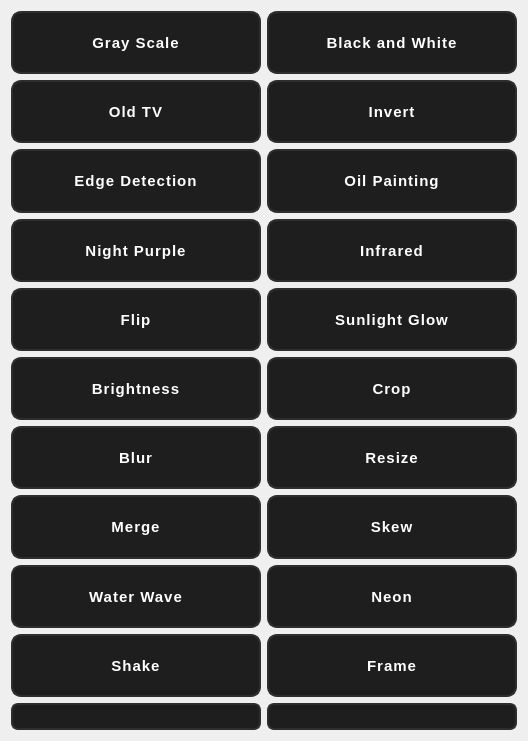
   <widget class="QWidget" name="layoutWidget">
    <property name="geometry">
     <rect>
      <x>10</x>
      <y>10</y>
      <width>528</width>
      <height>741</height>
     </rect>
    </property>
    <layout class="QGridLayout" name="gridLayout">
     <item row="3" column="1">
      <widget class="QPushButton" name="infraredButton">
       <property name="sizePolicy">
        <sizepolicy hsizetype="Preferred" vsizetype="Preferred">
         <horstretch>0</horstretch>
         <verstretch>0</verstretch>
        </sizepolicy>
       </property>
       <property name="styleSheet">
        <string notr="true">QPushButton {
    background-color: #1E1E1E;
    color: white;
    border: 2px solid #2E2E2E;
    border-radius: 10px;
    padding: 8px 16px;
    font-size: 15px;
    font-weight: bold;
    letter-spacing: 1px;
}

QPushButton:hover {
    background-color: #2C2C2C;
    border: 2px solid #00FFFF;
    color: #00FFFF;
}

QPushButton:pressed {
    background-color: #111;
    border: 2px solid #008B8B;
    color: #008B8B;
}

QPushButton:disabled {
    background-color: #1E1E1E;
    border: 2px solid #2E2E2E;
    color: #555;
}
</string>
       </property>
       <property name="text">
        <string>Infrared</string>
       </property>
       <property name="icon">
        <iconset resource="resources.qrc">
         <normaloff>:/icons/icons/infrared.png</normaloff>:/icons/icons/infrared.png</iconset>
       </property>
       <property name="iconSize">
        <size>
         <width>32</width>
         <height>32</height>
        </size>
       </property>
      </widget>
     </item>
     <item row="11" column="0">
      <widget class="QPushButton" name="waveButton">
       <property name="sizePolicy">
        <sizepolicy hsizetype="Preferred" vsizetype="Preferred">
         <horstretch>0</horstretch>
         <verstretch>0</verstretch>
        </sizepolicy>
       </property>
       <property name="styleSheet">
        <string notr="true">QPushButton {
    background-color: #1E1E1E;
    color: white;
    border: 2px solid #2E2E2E;
    border-radius: 10px;
    padding: 8px 16px;
    font-size: 15px;
    font-weight: bold;
    letter-spacing: 1px;
}

QPushButton:hover {
    background-color: #2C2C2C;
    border: 2px solid #00FFFF;
    color: #00FFFF;
}

QPushButton:pressed {
    background-color: #111;
    border: 2px solid #008B8B;
    color: #008B8B;
}

QPushButton:disabled {
    background-color: #1E1E1E;
    border: 2px solid #2E2E2E;
    color: #555;
}
</string>
       </property>
       <property name="text">
        <string>Water Wave</string>
       </property>
       <property name="icon">
        <iconset resource="resources.qrc">
         <normaloff>:/icons/icons/water wave.png</normaloff>:/icons/icons/water wave.png</iconset>
       </property>
       <property name="iconSize">
        <size>
         <width>32</width>
         <height>32</height>
        </size>
       </property>
      </widget>
     </item>
     <item row="9" column="0">
      <widget class="QPushButton" name="blurButton">
       <property name="sizePolicy">
        <sizepolicy hsizetype="Preferred" vsizetype="Preferred">
         <horstretch>0</horstretch>
         <verstretch>0</verstretch>
        </sizepolicy>
       </property>
       <property name="styleSheet">
        <string notr="true">QPushButton {
    background-color: #1E1E1E;
    color: white;
    border: 2px solid #2E2E2E;
    border-radius: 10px;
    padding: 8px 16px;
    font-size: 15px;
    font-weight: bold;
    letter-spacing: 1px;
}

QPushButton:hover {
    background-color: #2C2C2C;
    border: 2px solid #00FFFF;
    color: #00FFFF;
}

QPushButton:pressed {
    background-color: #111;
    border: 2px solid #008B8B;
    color: #008B8B;
}

QPushButton:disabled {
    background-color: #1E1E1E;
    border: 2px solid #2E2E2E;
    color: #555;
}
</string>
       </property>
       <property name="text">
        <string>Blur</string>
       </property>
       <property name="icon">
        <iconset resource="resources.qrc">
         <normaloff>:/icons/icons/blur.png</normaloff>:/icons/icons/blur.png</iconset>
       </property>
       <property name="iconSize">
        <size>
         <width>32</width>
         <height>32</height>
        </size>
       </property>
      </widget>
     </item>
     <item row="11" column="1">
      <widget class="QPushButton" name="neonButton">
       <property name="sizePolicy">
        <sizepolicy hsizetype="Preferred" vsizetype="Preferred">
         <horstretch>0</horstretch>
         <verstretch>0</verstretch>
        </sizepolicy>
       </property>
       <property name="styleSheet">
        <string notr="true">QPushButton {
    background-color: #1E1E1E;
    color: white;
    border: 2px solid #2E2E2E;
    border-radius: 10px;
    padding: 8px 16px;
    font-size: 15px;
    font-weight: bold;
    letter-spacing: 1px;
}

QPushButton:hover {
    background-color: #2C2C2C;
    border: 2px solid #00FFFF;
    color: #00FFFF;
}

QPushButton:pressed {
    background-color: #111;
    border: 2px solid #008B8B;
    color: #008B8B;
}

QPushButton:disabled {
    background-color: #1E1E1E;
    border: 2px solid #2E2E2E;
    color: #555;
}
</string>
       </property>
       <property name="text">
        <string>Neon</string>
       </property>
       <property name="icon">
        <iconset resource="resources.qrc">
         <normaloff>:/icons/icons/neon.png</normaloff>:/icons/icons/neon.png</iconset>
       </property>
       <property name="iconSize">
        <size>
         <width>32</width>
         <height>32</height>
        </size>
       </property>
      </widget>
     </item>
     <item row="0" column="1">
      <widget class="QPushButton" name="blackwhitebutton">
       <property name="sizePolicy">
        <sizepolicy hsizetype="Preferred" vsizetype="Preferred">
         <horstretch>0</horstretch>
         <verstretch>0</verstretch>
        </sizepolicy>
       </property>
       <property name="styleSheet">
        <string notr="true">QPushButton {
    background-color: #1E1E1E;
    color: white;
    border: 2px solid #2E2E2E;
    border-radius: 10px;
    padding: 8px 16px;
    font-size: 15px;
    font-weight: bold;
    letter-spacing: 1px;
}

QPushButton:hover {
    background-color: #2C2C2C;
    border: 2px solid #00FFFF;
    color: #00FFFF;
}

QPushButton:pressed {
    background-color: #111;
    border: 2px solid #008B8B;
    color: #008B8B;
}

QPushButton:disabled {
    background-color: #1E1E1E;
    border: 2px solid #2E2E2E;
    color: #555;
}
</string>
       </property>
       <property name="text">
        <string>Black and White</string>
       </property>
       <property name="icon">
        <iconset resource="resources.qrc">
         <normaloff>:/icons/icons/blackandwhite.png</normaloff>:/icons/icons/blackandwhite.png</iconset>
       </property>
       <property name="iconSize">
        <size>
         <width>32</width>
         <height>32</height>
        </size>
       </property>
      </widget>
     </item>
     <item row="10" column="1">
      <widget class="QPushButton" name="skewButton">
       <property name="sizePolicy">
        <sizepolicy hsizetype="Preferred" vsizetype="Preferred">
         <horstretch>0</horstretch>
         <verstretch>0</verstretch>
        </sizepolicy>
       </property>
       <property name="styleSheet">
        <string notr="true">QPushButton {
    background-color: #1E1E1E;
    color: white;
    border: 2px solid #2E2E2E;
    border-radius: 10px;
    padding: 8px 16px;
    font-size: 15px;
    font-weight: bold;
    letter-spacing: 1px;
}

QPushButton:hover {
    background-color: #2C2C2C;
    border: 2px solid #00FFFF;
    color: #00FFFF;
}

QPushButton:pressed {
    background-color: #111;
    border: 2px solid #008B8B;
    color: #008B8B;
}

QPushButton:disabled {
    background-color: #1E1E1E;
    border: 2px solid #2E2E2E;
    color: #555;
}
</string>
       </property>
       <property name="text">
        <string>Skew</string>
       </property>
       <property name="icon">
        <iconset resource="resources.qrc">
         <normaloff>:/icons/icons/skew.png</normaloff>:/icons/icons/skew.png</iconset>
       </property>
       <property name="iconSize">
        <size>
         <width>32</width>
         <height>32</height>
        </size>
       </property>
      </widget>
     </item>
     <item row="2" column="0">
      <widget class="QPushButton" name="edgesButton">
       <property name="sizePolicy">
        <sizepolicy hsizetype="Preferred" vsizetype="Preferred">
         <horstretch>0</horstretch>
         <verstretch>0</verstretch>
        </sizepolicy>
       </property>
       <property name="styleSheet">
        <string notr="true">QPushButton {
    background-color: #1E1E1E;
    color: white;
    border: 2px solid #2E2E2E;
    border-radius: 10px;
    padding: 8px 16px;
    font-size: 15px;
    font-weight: bold;
    letter-spacing: 1px;
}

QPushButton:hover {
    background-color: #2C2C2C;
    border: 2px solid #00FFFF;
    color: #00FFFF;
}

QPushButton:pressed {
    background-color: #111;
    border: 2px solid #008B8B;
    color: #008B8B;
}

QPushButton:disabled {
    background-color: #1E1E1E;
    border: 2px solid #2E2E2E;
    color: #555;
}
</string>
       </property>
       <property name="text">
        <string>Edge Detection</string>
       </property>
       <property name="icon">
        <iconset resource="resources.qrc">
         <normaloff>:/icons/icons/edgedetection.png</normaloff>:/icons/icons/edgedetection.png</iconset>
       </property>
       <property name="iconSize">
        <size>
         <width>32</width>
         <height>32</height>
        </size>
       </property>
      </widget>
     </item>
     <item row="17" column="0">
      <widget class="QPushButton" name="redoButton">
       <property name="styleSheet">
        <string notr="true">QPushButton {
    background-color: #1E1E1E;
    color: white;
    border: 1.5px solid #2E2E2E;
    border-radius: 7px;
    padding: 4px 10px;
    font-size: 13px;
    font-weight: bold;
    letter-spacing: 0.5px;
}

QPushButton:hover {
    background-color: #2C2C2C;
    border: 1.5px solid #00FFFF;
    color: #00FFFF;
}

QPushButton:pressed {
    background-color: #111;
    border: 1.5px solid #008B8B;
    color: #008B8B;
}

QPushButton:disabled {
    background-color: #1E1E1E;
    border: 1.5px solid #2E2E2E;
    color: #555;
}
</string>
       </property>
       <property name="text">
        <string/>
       </property>
       <property name="icon">
        <iconset resource="resources.qrc">
         <normaloff>:/icons/icons/redo.png</normaloff>:/icons/icons/redo.png</iconset>
       </property>
      </widget>
     </item>
     <item row="8" column="1">
      <widget class="QPushButton" name="cropButton">
       <property name="sizePolicy">
        <sizepolicy hsizetype="Preferred" vsizetype="Preferred">
         <horstretch>0</horstretch>
         <verstretch>0</verstretch>
        </sizepolicy>
       </property>
       <property name="styleSheet">
        <string notr="true">QPushButton {
    background-color: #1E1E1E;
    color: white;
    border: 2px solid #2E2E2E;
    border-radius: 10px;
    padding: 8px 16px;
    font-size: 15px;
    font-weight: bold;
    letter-spacing: 1px;
}

QPushButton:hover {
    background-color: #2C2C2C;
    border: 2px solid #00FFFF;
    color: #00FFFF;
}

QPushButton:pressed {
    background-color: #111;
    border: 2px solid #008B8B;
    color: #008B8B;
}

QPushButton:disabled {
    background-color: #1E1E1E;
    border: 2px solid #2E2E2E;
    color: #555;
}
</string>
       </property>
       <property name="text">
        <string>Crop</string>
       </property>
       <property name="icon">
        <iconset resource="resources.qrc">
         <normaloff>:/icons/icons/crop.png</normaloff>:/icons/icons/crop.png</iconset>
       </property>
       <property name="iconSize">
        <size>
         <width>32</width>
         <height>32</height>
        </size>
       </property>
      </widget>
     </item>
     <item row="0" column="0">
      <widget class="QPushButton" name="grayButton">
       <property name="sizePolicy">
        <sizepolicy hsizetype="Preferred" vsizetype="Preferred">
         <horstretch>0</horstretch>
         <verstretch>0</verstretch>
        </sizepolicy>
       </property>
       <property name="styleSheet">
        <string notr="true">QPushButton {
    background-color: #1E1E1E;
    color: white;
    border: 2px solid #2E2E2E;
    border-radius: 10px;
    padding: 8px 16px;
    font-size: 15px;
    font-weight: bold;
    letter-spacing: 1px;
}

QPushButton:hover {
    background-color: #2C2C2C;
    border: 2px solid #00FFFF;
    color: #00FFFF;
}

QPushButton:pressed {
    background-color: #111;
    border: 2px solid #008B8B;
    color: #008B8B;
}

QPushButton:disabled {
    background-color: #1E1E1E;
    border: 2px solid #2E2E2E;
    color: #555;
}
</string>
       </property>
       <property name="text">
        <string>Gray Scale</string>
       </property>
       <property name="icon">
        <iconset resource="resources.qrc">
         <normaloff>:/icons/icons/grayscale.png</normaloff>:/icons/icons/grayscale.png</iconset>
       </property>
       <property name="iconSize">
        <size>
         <width>32</width>
         <height>32</height>
        </size>
       </property>
      </widget>
     </item>
     <item row="7" column="0">
      <widget class="QPushButton" name="flipButton">
       <property name="sizePolicy">
        <sizepolicy hsizetype="Preferred" vsizetype="Preferred">
         <horstretch>0</horstretch>
         <verstretch>0</verstretch>
        </sizepolicy>
       </property>
       <property name="styleSheet">
        <string notr="true">QPushButton {
    background-color: #1E1E1E;
    color: white;
    border: 2px solid #2E2E2E;
    border-radius: 10px;
    padding: 8px 16px;
    font-size: 15px;
    font-weight: bold;
    letter-spacing: 1px;
}

QPushButton:hover {
    background-color: #2C2C2C;
    border: 2px solid #00FFFF;
    color: #00FFFF;
}

QPushButton:pressed {
    background-color: #111;
    border: 2px solid #008B8B;
    color: #008B8B;
}

QPushButton:disabled {
    background-color: #1E1E1E;
    border: 2px solid #2E2E2E;
    color: #555;
}
</string>
       </property>
       <property name="text">
        <string>Flip</string>
       </property>
       <property name="icon">
        <iconset resource="resources.qrc">
         <normaloff>:/icons/icons/flip.png</normaloff>:/icons/icons/flip.png</iconset>
       </property>
       <property name="iconSize">
        <size>
         <width>32</width>
         <height>32</height>
        </size>
       </property>
      </widget>
     </item>
     <item row="17" column="1">
      <widget class="QPushButton" name="undoButton">
       <property name="styleSheet">
        <string notr="true">QPushButton {
    background-color: #1E1E1E;
    color: white;
    border: 1.5px solid #2E2E2E;
    border-radius: 7px;
    padding: 4px 10px;
    font-size: 13px;
    font-weight: bold;
    letter-spacing: 0.5px;
}

QPushButton:hover {
    background-color: #2C2C2C;
    border: 1.5px solid #00FFFF;
    color: #00FFFF;
}

QPushButton:pressed {
    background-color: #111;
    border: 1.5px solid #008B8B;
    color: #008B8B;
}

QPushButton:disabled {
    background-color: #1E1E1E;
    border: 1.5px solid #2E2E2E;
    color: #555;
}
</string>
       </property>
       <property name="text">
        <string/>
       </property>
       <property name="icon">
        <iconset resource="resources.qrc">
         <normaloff>:/icons/icons/undo.png</normaloff>:/icons/icons/undo.png</iconset>
       </property>
      </widget>
     </item>
     <item row="1" column="1">
      <widget class="QPushButton" name="invertbutton">
       <property name="sizePolicy">
        <sizepolicy hsizetype="Preferred" vsizetype="Preferred">
         <horstretch>0</horstretch>
         <verstretch>0</verstretch>
        </sizepolicy>
       </property>
       <property name="styleSheet">
        <string notr="true">QPushButton {
    background-color: #1E1E1E;
    color: white;
    border: 2px solid #2E2E2E;
    border-radius: 10px;
    padding: 8px 16px;
    font-size: 15px;
    font-weight: bold;
    letter-spacing: 1px;
}

QPushButton:hover {
    background-color: #2C2C2C;
    border: 2px solid #00FFFF;
    color: #00FFFF;
}

QPushButton:pressed {
    background-color: #111;
    border: 2px solid #008B8B;
    color: #008B8B;
}

QPushButton:disabled {
    background-color: #1E1E1E;
    border: 2px solid #2E2E2E;
    color: #555;
}
</string>
       </property>
       <property name="text">
        <string>Invert</string>
       </property>
       <property name="icon">
        <iconset resource="resources.qrc">
         <normaloff>:/icons/icons/invert.png</normaloff>:/icons/icons/invert.png</iconset>
       </property>
       <property name="iconSize">
        <size>
         <width>32</width>
         <height>32</height>
        </size>
       </property>
      </widget>
     </item>
     <item row="3" column="0">
      <widget class="QPushButton" name="purpleButton">
       <property name="sizePolicy">
        <sizepolicy hsizetype="Preferred" vsizetype="Preferred">
         <horstretch>0</horstretch>
         <verstretch>0</verstretch>
        </sizepolicy>
       </property>
       <property name="styleSheet">
        <string notr="true">QPushButton {
    background-color: #1E1E1E;
    color: white;
    border: 2px solid #2E2E2E;
    border-radius: 10px;
    padding: 8px 16px;
    font-size: 15px;
    font-weight: bold;
    letter-spacing: 1px;
}

QPushButton:hover {
    background-color: #2C2C2C;
    border: 2px solid #00FFFF;
    color: #00FFFF;
}

QPushButton:pressed {
    background-color: #111;
    border: 2px solid #008B8B;
    color: #008B8B;
}

QPushButton:disabled {
    background-color: #1E1E1E;
    border: 2px solid #2E2E2E;
    color: #555;
}
</string>
       </property>
       <property name="text">
        <string>Night Purple</string>
       </property>
       <property name="icon">
        <iconset resource="resources.qrc">
         <normaloff>:/icons/icons/nightpurple-white.png</normaloff>:/icons/icons/nightpurple-white.png</iconset>
       </property>
       <property name="iconSize">
        <size>
         <width>32</width>
         <height>32</height>
        </size>
       </property>
      </widget>
     </item>
     <item row="7" column="1">
      <widget class="QPushButton" name="sunlightButton">
       <property name="sizePolicy">
        <sizepolicy hsizetype="Preferred" vsizetype="Preferred">
         <horstretch>0</horstretch>
         <verstretch>0</verstretch>
        </sizepolicy>
       </property>
       <property name="styleSheet">
        <string notr="true">QPushButton {
    background-color: #1E1E1E;
    color: white;
    border: 2px solid #2E2E2E;
    border-radius: 10px;
    padding: 8px 16px;
    font-size: 15px;
    font-weight: bold;
    letter-spacing: 1px;
}

QPushButton:hover {
    background-color: #2C2C2C;
    border: 2px solid #00FFFF;
    color: #00FFFF;
}

QPushButton:pressed {
    background-color: #111;
    border: 2px solid #008B8B;
    color: #008B8B;
}

QPushButton:disabled {
    background-color: #1E1E1E;
    border: 2px solid #2E2E2E;
    color: #555;
}
</string>
       </property>
       <property name="text">
        <string>Sunlight Glow</string>
       </property>
       <property name="icon">
        <iconset resource="resources.qrc">
         <normaloff>:/icons/icons/sunlight glow.png</normaloff>:/icons/icons/sunlight glow.png</iconset>
       </property>
       <property name="iconSize">
        <size>
         <width>32</width>
         <height>32</height>
        </size>
       </property>
      </widget>
     </item>
     <item row="9" column="1">
      <widget class="QPushButton" name="resizeButton">
       <property name="sizePolicy">
        <sizepolicy hsizetype="Preferred" vsizetype="Preferred">
         <horstretch>0</horstretch>
         <verstretch>0</verstretch>
        </sizepolicy>
       </property>
       <property name="styleSheet">
        <string notr="true">QPushButton {
    background-color: #1E1E1E;
    color: white;
    border: 2px solid #2E2E2E;
    border-radius: 10px;
    padding: 8px 16px;
    font-size: 15px;
    font-weight: bold;
    letter-spacing: 1px;
}

QPushButton:hover {
    background-color: #2C2C2C;
    border: 2px solid #00FFFF;
    color: #00FFFF;
}

QPushButton:pressed {
    background-color: #111;
    border: 2px solid #008B8B;
    color: #008B8B;
}

QPushButton:disabled {
    background-color: #1E1E1E;
    border: 2px solid #2E2E2E;
    color: #555;
}
</string>
       </property>
       <property name="text">
        <string>Resize</string>
       </property>
       <property name="icon">
        <iconset resource="resources.qrc">
         <normaloff>:/icons/icons/resize.png</normaloff>:/icons/icons/resize.png</iconset>
       </property>
       <property name="iconSize">
        <size>
         <width>32</width>
         <height>32</height>
        </size>
       </property>
      </widget>
     </item>
     <item row="8" column="0">
      <widget class="QPushButton" name="brightnessButton">
       <property name="sizePolicy">
        <sizepolicy hsizetype="Preferred" vsizetype="Preferred">
         <horstretch>0</horstretch>
         <verstretch>0</verstretch>
        </sizepolicy>
       </property>
       <property name="styleSheet">
        <string notr="true">QPushButton {
    background-color: #1E1E1E;
    color: white;
    border: 2px solid #2E2E2E;
    border-radius: 10px;
    padding: 8px 16px;
    font-size: 15px;
    font-weight: bold;
    letter-spacing: 1px;
}

QPushButton:hover {
    background-color: #2C2C2C;
    border: 2px solid #00FFFF;
    color: #00FFFF;
}

QPushButton:pressed {
    background-color: #111;
    border: 2px solid #008B8B;
    color: #008B8B;
}

QPushButton:disabled {
    background-color: #1E1E1E;
    border: 2px solid #2E2E2E;
    color: #555;
}
</string>
       </property>
       <property name="text">
        <string>Brightness</string>
       </property>
       <property name="icon">
        <iconset resource="resources.qrc">
         <normaloff>:/icons/icons/brightness.png</normaloff>:/icons/icons/brightness.png</iconset>
       </property>
       <property name="iconSize">
        <size>
         <width>32</width>
         <height>32</height>
        </size>
       </property>
      </widget>
     </item>
     <item row="2" column="1">
      <widget class="QPushButton" name="oilpaintButton">
       <property name="sizePolicy">
        <sizepolicy hsizetype="Preferred" vsizetype="Preferred">
         <horstretch>0</horstretch>
         <verstretch>0</verstretch>
        </sizepolicy>
       </property>
       <property name="styleSheet">
        <string notr="true">QPushButton {
    background-color: #1E1E1E;
    color: white;
    border: 2px solid #2E2E2E;
    border-radius: 10px;
    padding: 8px 16px;
    font-size: 15px;
    font-weight: bold;
    letter-spacing: 1px;
}

QPushButton:hover {
    background-color: #2C2C2C;
    border: 2px solid #00FFFF;
    color: #00FFFF;
}

QPushButton:pressed {
    background-color: #111;
    border: 2px solid #008B8B;
    color: #008B8B;
}

QPushButton:disabled {
    background-color: #1E1E1E;
    border: 2px solid #2E2E2E;
    color: #555;
}
</string>
       </property>
       <property name="text">
        <string>Oil Painting</string>
       </property>
       <property name="icon">
        <iconset resource="resources.qrc">
         <normaloff>:/icons/icons/oilpaining.png</normaloff>:/icons/icons/oilpaining.png</iconset>
       </property>
       <property name="iconSize">
        <size>
         <width>32</width>
         <height>32</height>
        </size>
       </property>
      </widget>
     </item>
     <item row="10" column="0">
      <widget class="QPushButton" name="mergeButton">
       <property name="sizePolicy">
        <sizepolicy hsizetype="Preferred" vsizetype="Preferred">
         <horstretch>0</horstretch>
         <verstretch>0</verstretch>
        </sizepolicy>
       </property>
       <property name="styleSheet">
        <string notr="true">QPushButton {
    background-color: #1E1E1E;
    color: white;
    border: 2px solid #2E2E2E;
    border-radius: 10px;
    padding: 8px 16px;
    font-size: 15px;
    font-weight: bold;
    letter-spacing: 1px;
}

QPushButton:hover {
    background-color: #2C2C2C;
    border: 2px solid #00FFFF;
    color: #00FFFF;
}

QPushButton:pressed {
    background-color: #111;
    border: 2px solid #008B8B;
    color: #008B8B;
}

QPushButton:disabled {
    background-color: #1E1E1E;
    border: 2px solid #2E2E2E;
    color: #555;
}
</string>
       </property>
       <property name="text">
        <string>Merge</string>
       </property>
       <property name="icon">
        <iconset resource="resources.qrc">
         <normaloff>:/icons/icons/merge.png</normaloff>:/icons/icons/merge.png</iconset>
       </property>
       <property name="iconSize">
        <size>
         <width>32</width>
         <height>32</height>
        </size>
       </property>
      </widget>
     </item>
     <item row="1" column="0">
      <widget class="QPushButton" name="oldtvbutton">
       <property name="sizePolicy">
        <sizepolicy hsizetype="Preferred" vsizetype="Preferred">
         <horstretch>0</horstretch>
         <verstretch>0</verstretch>
        </sizepolicy>
       </property>
       <property name="styleSheet">
        <string notr="true">QPushButton {
    background-color: #1E1E1E;
    color: white;
    border: 2px solid #2E2E2E;
    border-radius: 10px;
    padding: 8px 16px;
    font-size: 15px;
    font-weight: bold;
    letter-spacing: 1px;
}

QPushButton:hover {
    background-color: #2C2C2C;
    border: 2px solid #00FFFF;
    color: #00FFFF;
}

QPushButton:pressed {
    background-color: #111;
    border: 2px solid #008B8B;
    color: #008B8B;
}

QPushButton:disabled {
    background-color: #1E1E1E;
    border: 2px solid #2E2E2E;
    color: #555;
}
</string>
       </property>
       <property name="text">
        <string>Old TV</string>
       </property>
       <property name="icon">
        <iconset resource="resources.qrc">
         <normaloff>:/icons/icons/OldTV.png</normaloff>:/icons/icons/OldTV.png</iconset>
       </property>
       <property name="iconSize">
        <size>
         <width>32</width>
         <height>32</height>
        </size>
       </property>
      </widget>
     </item>
     <item row="12" column="1">
      <widget class="QPushButton" name="frameButton">
       <property name="sizePolicy">
        <sizepolicy hsizetype="Preferred" vsizetype="Preferred">
         <horstretch>0</horstretch>
         <verstretch>0</verstretch>
        </sizepolicy>
       </property>
       <property name="styleSheet">
        <string notr="true">QPushButton {
    background-color: #1E1E1E;
    color: white;
    border: 2px solid #2E2E2E;
    border-radius: 10px;
    padding: 8px 16px;
    font-size: 15px;
    font-weight: bold;
    letter-spacing: 1px;
}

QPushButton:hover {
    background-color: #2C2C2C;
    border: 2px solid #00FFFF;
    color: #00FFFF;
}

QPushButton:pressed {
    background-color: #111;
    border: 2px solid #008B8B;
    color: #008B8B;
}

QPushButton:disabled {
    background-color: #1E1E1E;
    border: 2px solid #2E2E2E;
    color: #555;
}
</string>
       </property>
       <property name="text">
        <string>Frame</string>
       </property>
       <property name="icon">
        <iconset resource="resources.qrc">
         <normaloff>:/icons/icons/frame.png</normaloff>:/icons/icons/frame.png</iconset>
       </property>
       <property name="iconSize">
        <size>
         <width>32</width>
         <height>32</height>
        </size>
       </property>
      </widget>
     </item>
     <item row="12" column="0">
      <widget class="QPushButton" name="shakeButton">
       <property name="sizePolicy">
        <sizepolicy hsizetype="Preferred" vsizetype="Preferred">
         <horstretch>0</horstretch>
         <verstretch>0</verstretch>
        </sizepolicy>
       </property>
       <property name="styleSheet">
        <string notr="true">QPushButton {
    background-color: #1E1E1E;
    color: white;
    border: 2px solid #2E2E2E;
    border-radius: 10px;
    padding: 8px 16px;
    font-size: 15px;
    font-weight: bold;
    letter-spacing: 1px;
}

QPushButton:hover {
    background-color: #2C2C2C;
    border: 2px solid #00FFFF;
    color: #00FFFF;
}

QPushButton:pressed {
    background-color: #111;
    border: 2px solid #008B8B;
    color: #008B8B;
}

QPushButton:disabled {
    background-color: #1E1E1E;
    border: 2px solid #2E2E2E;
    color: #555;
}
</string>
       </property>
       <property name="text">
        <string>Shake</string>
       </property>
       <property name="icon">
        <iconset resource="resources.qrc">
         <normaloff>:/icons/icons/shake.png</normaloff>:/icons/icons/shake.png</iconset>
       </property>
       <property name="iconSize">
        <size>
         <width>32</width>
         <height>32</height>
        </size>
       </property>
      </widget>
     </item>
    </layout>
    <zorder>invertbutton</zorder>
    <zorder>oldtvbutton</zorder>
    <zorder>blackwhitebutton</zorder>
    <zorder>edgesButton</zorder>
    <zorder>undoButton</zorder>
    <zorder>redoButton</zorder>
    <zorder>purpleButton</zorder>
    <zorder>infraredButton</zorder>
    <zorder>sunlightButton</zorder>
    <zorder>grayButton</zorder>
    <zorder>oilpaintButton</zorder>
    <zorder>flipButton</zorder>
    <zorder>cropButton</zorder>
    <zorder>brightnessButton</zorder>
    <zorder>resizeButton</zorder>
    <zorder>blurButton</zorder>
    <zorder>skewButton</zorder>
    <zorder>mergeButton</zorder>
    <zorder>neonButton</zorder>
    <zorder>waveButton</zorder>
    <zorder>frameButton</zorder>
    <zorder>shakeButton</zorder>
   </widget>
